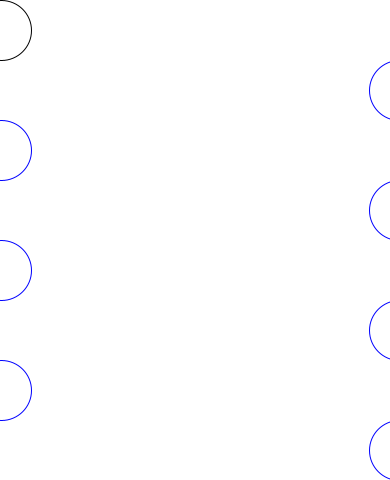
Frame 1 (no input)
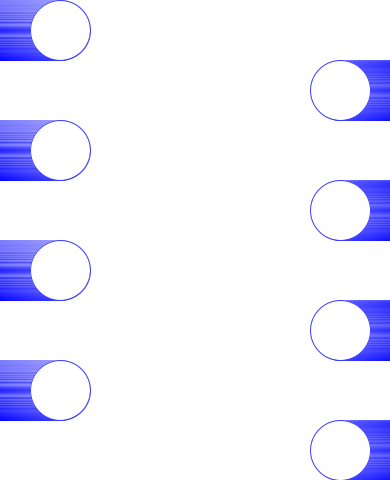
Frame 60 (the mouse pressed at the canvas centre just before this capture)
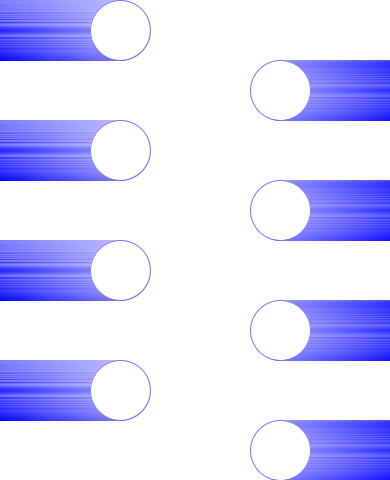
Frame 120 (the mouse held since frame 60 and released just before this capture)

The Processing sketch that drew these frames (run headless with seeded random() and noise(); from frame 60 on, the mouse is pressed at the canvas centre):

// Processing sketch: processing_166988
// ── processing_166988.pde


float a = 0;
float b = 400;

void setup() {
  size(390, 480);
  background(255);

}


void draw() {
a = a+1;
b = b-1;
ellipse(a, 30, 60, 60);
stroke(a,a,b);
ellipse(b, 90, 60, 60);
ellipse(a, 150, 60, 60);
ellipse(b, 210, 60, 60);
ellipse(a, 270, 60, 60);
ellipse(b, 330, 60, 60);
ellipse(a, 390, 60, 60);
ellipse(b, 450, 60, 60);

}
